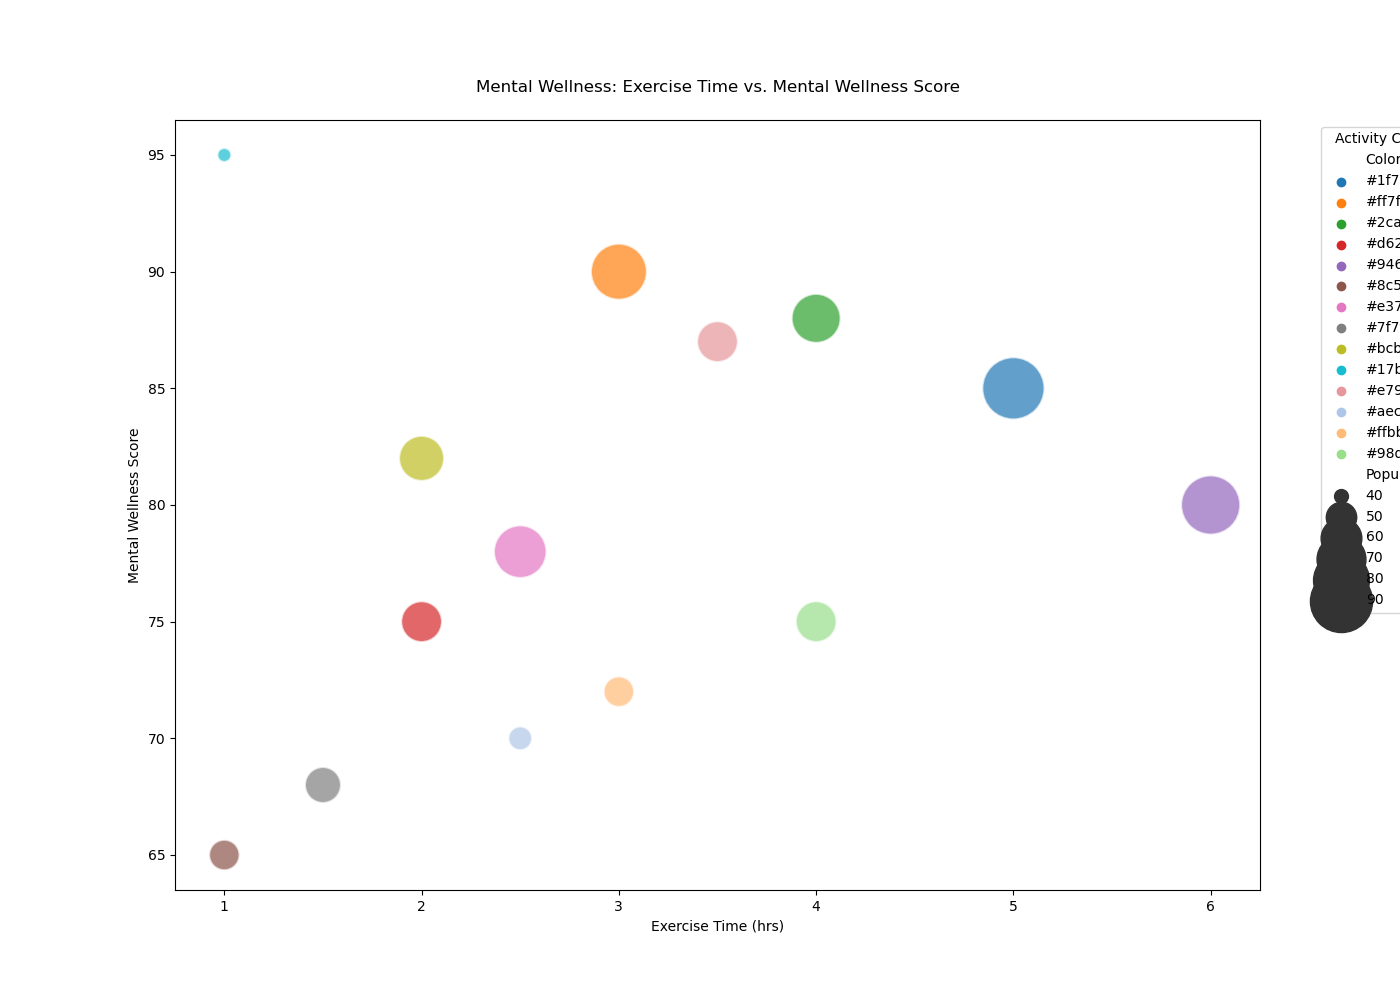

Reproduce this figure in Python.

import seaborn as sns
import pandas as pd
import matplotlib.pyplot as plt

data = {
    'Activity': ['Running', 'Yoga', 'Cycling', 'Swimming', 'Hiking', 'Weightlifting', 
                 'Dancing', 'Boxing', 'Pilates', 'Meditation', 'Walking', 'Tennis', 
                 'Basketball', 'Soccer'],
    'Exercise Time (hrs)': [5, 3, 4, 2, 6, 1, 2.5, 1.5, 2, 1, 3.5, 2.5, 3, 4],
    'Mental Wellness Score': [85, 90, 88, 75, 80, 65, 78, 68, 82, 95, 87, 70, 72, 75],
    'Popularity': [90, 80, 70, 60, 85, 50, 75, 55, 65, 40, 60, 45, 50, 60],
    'Color': ['#1f77b4', '#ff7f0e', '#2ca02c', '#d62728', '#9467bd', 
              '#8c564b', '#e377c2', '#7f7f7f', '#bcbd22', '#17becf', 
              '#e7969c', '#aec7e8', '#ffbb78', '#98df8a']
}

df = pd.DataFrame(data)

plt.figure(figsize=(14, 10))

bubble_chart = sns.scatterplot(data=df, x='Exercise Time (hrs)', y='Mental Wellness Score', 
                               size='Popularity', hue='Color', 
                               sizes=(100, 2000), edgecolor='w', alpha=0.7, palette=df['Color'].tolist())

plt.xlabel('Exercise Time (hrs)')
plt.ylabel('Mental Wellness Score')
plt.title('Mental Wellness: Exercise Time vs. Mental Wellness Score', pad=20)
plt.legend(title='Activity Color', bbox_to_anchor=(1.05, 1), loc=2)

plt.show()
